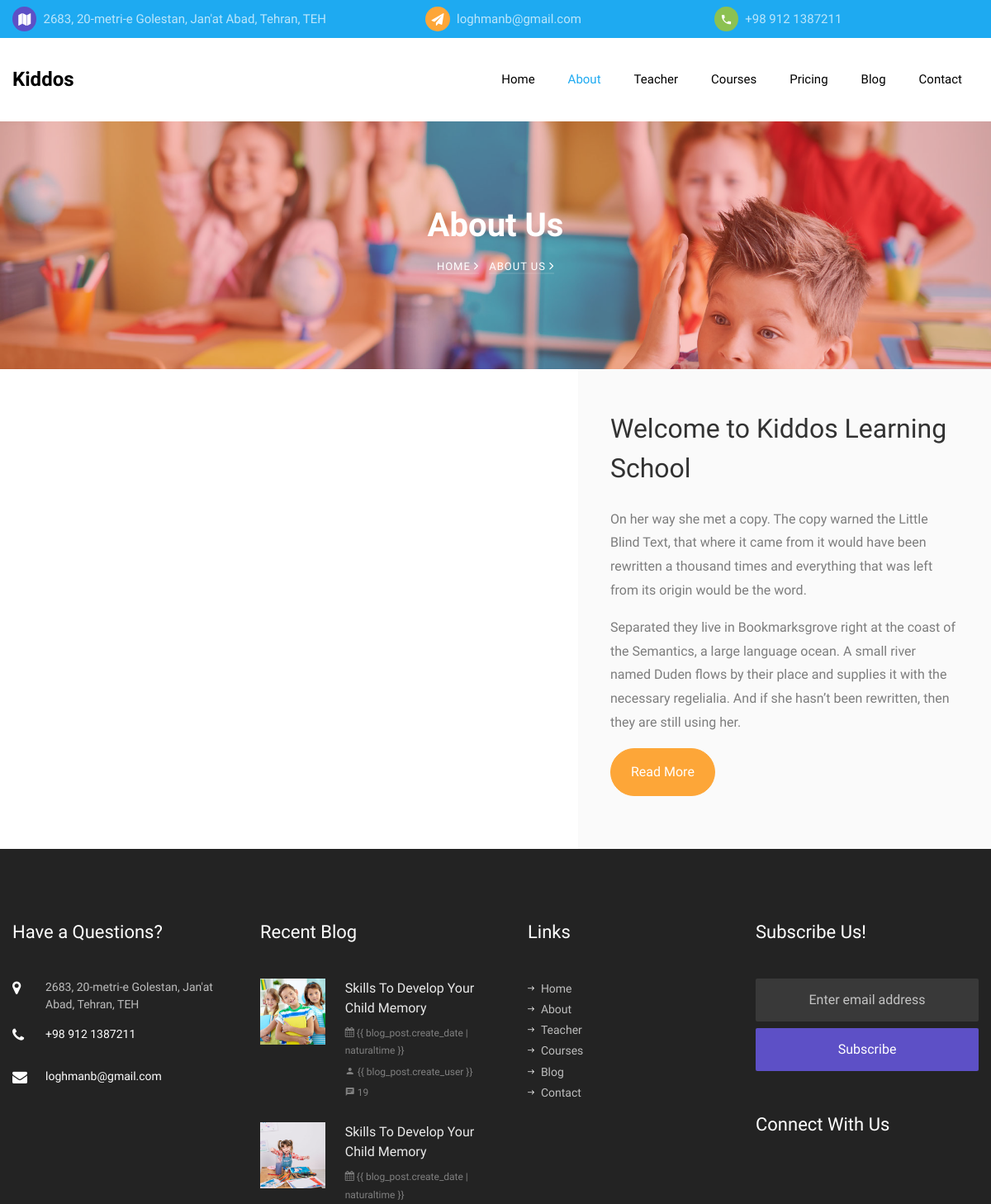
Before: /about (upper part) with the older database file.
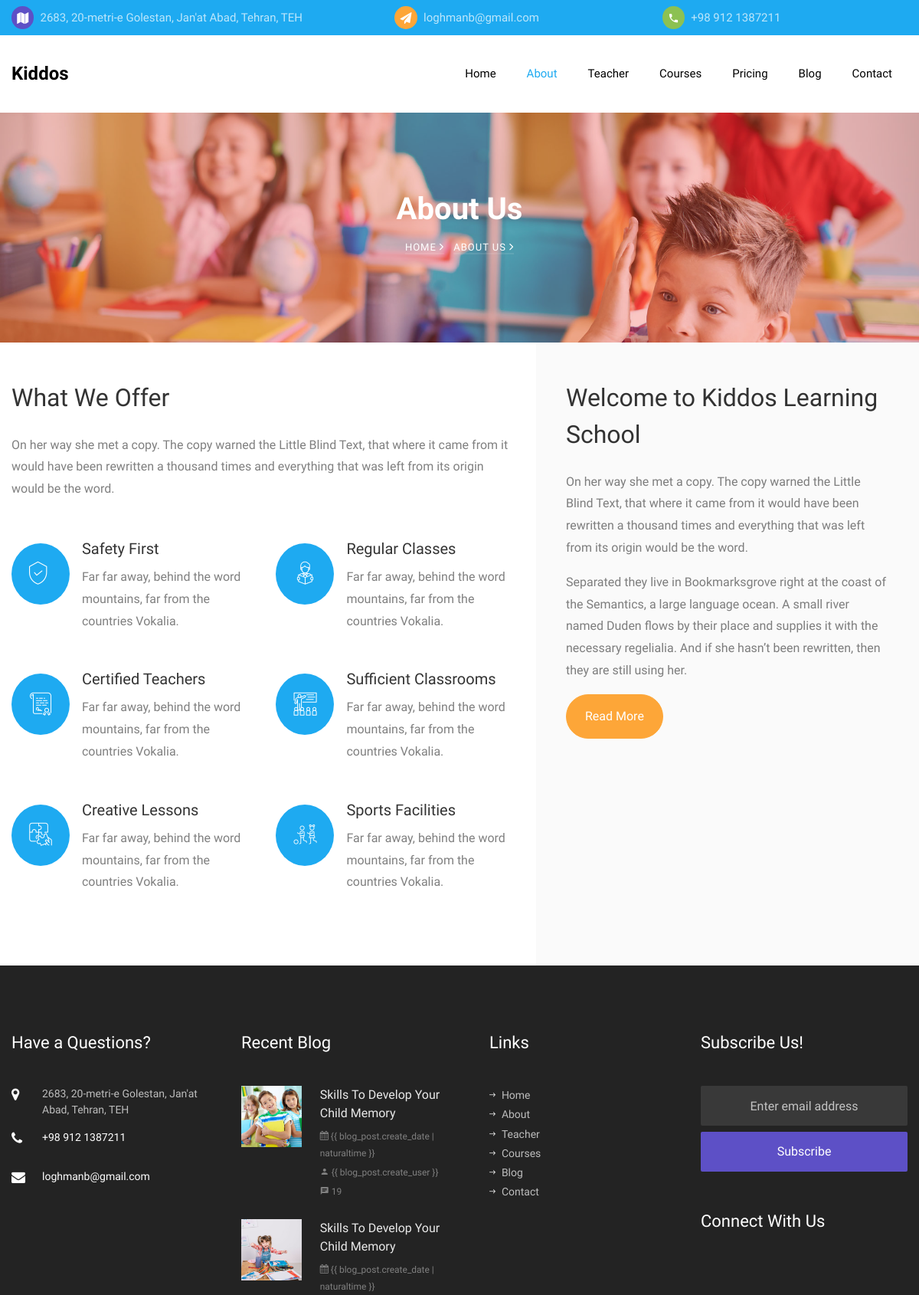
After: the same page with the newer database file.
### pages/models.py (models this page shows, shortened)
class Setting(models.Model):
    class Meta:
        db_table = 'kiddos_settings'
    name = models.CharField('Name', primary_key=True,
                            max_length=50, blank=False, null=False)
    value = models.TextField('Value', blank=True, null=True)

class BlogPost(models.Model):
    class Meta:
        db_table = 'kiddos_blog_post'
    title = models.CharField('Title', max_length=128, blank=False, null=False)
    short_desc = models.CharField('Short Description', max_length=256)
    body = models.TextField('Body')
    tags = models.CharField(_('Tags'), max_length=128,
                            blank=True, null=False, default='')
    image = models.ImageField('Image', upload_to='images/%Y/%m/%d/')
    is_published = models.BooleanField(_('Is published!'), default=True)
    create_date = models.DateTimeField(verbose_name=_('Creation Date'),
                                       default=datetime.now, blank=True)
    create_user = models.ForeignKey(
        settings.AUTH_USER_MODEL,
        on_delete=models.CASCADE,
        related_name='+',
        blank=True,
        null=True,
        verbose_name=_('Created by'),
    )

### pages/views.py (the view)
# urls.py: path('about', views.about, name='about'),
def about(request):
    return render(request, 'pages/about.html')

### pages/views.py (called while the page is built)
def render(request, template, data=None):
    if data is None:
        data = {}
    data.update(services.get_website_settings())
    return _render(request, template, data)

### templates/pages/about.html
{% extends 'base.html' %}
{% load static %}
{% load humanize %}
{% block content %}
<section class="hero-wrap hero-wrap-2" style="background-image: url('{% static 'images/bg_2.jpg' %}');">
    <div class="overlay"></div>
    <div class="container">
        <div class="row no-gutters slider-text align-items-center justify-content-center">
            <div class="col-md-9 ftco-animate text-center">
                <h1 class="mb-2 bread">About Us</h1>
                <p class="breadcrumbs"><span class="mr-2"><a href="{% url 'index' %}">Home <i
                                class="ion-ios-arrow-forward"></i></a></span> <span>About us <i
                            class="ion-ios-arrow-forward"></i></span></p>
            </div>
        </div>
    </div>
</section>
<section class="ftco-section ftco-no-pt ftc-no-pb">
    <div class="container">
        <div class="row">
            <div class="col-md-5 order-md-last wrap-about py-5 wrap-about bg-light">
                <div class="text px-4 ftco-animate">
                    <h2 class="mb-4">Welcome to Kiddos Learning School</h2>
                    <p>On her way she met a copy. The copy warned the Little Blind Text, that where it came from it
                        would have been rewritten a thousand times and everything that was left from its origin would be
                        the word.</p>
                    <p>Separated they live in Bookmarksgrove right at the coast of the Semantics, a large language
                        ocean. A small river named Duden flows by their place and supplies it with the necessary
                        regelialia. And if she hasn’t been rewritten, then they are still using her.</p>
                    <p><a href="#" class="btn btn-secondary px-4 py-3">Read More</a></p>
                </div>
            </div>
            <div class="col-md-7 wrap-about py-5 pr-md-4 ftco-animate">{{ settings_about_page | safe }}</div>
        </div>
    </div>
</section>
{% endblock %}

### templates/base.html (shortened to what this page needs)
{% load static %}
<!DOCTYPE html>
<html lang="en">
<head>
    <link rel="stylesheet" href="{% static 'css/open-iconic-bootstrap.min.css' %}">
    <link rel="stylesheet" href="{% static 'css/animate.css' %}">
    <link rel="stylesheet" href="{% static 'css/owl.carousel.min.css' %}">
    <link rel="stylesheet" href="{% static 'css/owl.theme.default.min.css' %}">
    <link rel="stylesheet" href="{% static 'css/magnific-popup.css' %}">
    <link rel="stylesheet" href="{% static 'css/aos.css' %}">
    <link rel="stylesheet" href="{% static 'css/ionicons.min.css' %}">
    <link rel="stylesheet" href="{% static 'css/flaticon.css' %}">
    <link rel="stylesheet" href="{% static 'css/icomoon.css' %}">
    <link rel="stylesheet" href="{%  static 'css/style.css' %}">
</head>
<body>
    {% include 'partials/_topbar.html' %}
    {% include 'partials/_navbar.html' %}
    {% block content %}
    {% endblock %}
    {% include 'partials/_footer.html'%}
</body>
</html>

### templates/partials/_topbar.html
<div class="py-2 bg-primary">
    <div class="container">
        <div class="row no-gutters d-flex align-items-start align-items-center px-3 px-md-0">
            <div class="col-lg-12 d-block">
                <div class="row d-flex">
                    <div class="col-md-5 pr-4 d-flex topper align-items-center">
                        <div class="icon bg-fifth mr-2 d-flex justify-content-center align-items-center"><span
                                class="icon-map"></span></div>
                        <span class="text">{{ settings_address }}</span>
                    </div>
                    <div class="col-md pr-4 d-flex topper align-items-center">
                        <div class="icon bg-secondary mr-2 d-flex justify-content-center align-items-center"><span
                                class="icon-paper-plane"></span></div>
                        <a href="mailto:{{ settings_email }}"><span class="text">{{ settings_email }}</span></a>
                    </div>
                    <div class="col-md pr-4 d-flex topper align-items-center">
                        <div class="icon bg-tertiary mr-2 d-flex justify-content-center align-items-center"><span
                                class="icon-phone2"></span></div>
                        <span class="text">{{ settings_phone_no }}</span>
                    </div>
                </div>
            </div>
        </div>
    </div>
</div>

### templates/partials/_navbar.html (shortened to what this page needs)
<nav class="navbar navbar-expand-lg navbar-dark bg-dark ftco_navbar ftco-navbar-light" id="ftco-navbar">
    <div class="container d-flex align-items-center">
        <a class="navbar-brand" href="{% url 'index' %}">Kiddos</a>
        <div class="collapse navbar-collapse" id="ftco-nav">
            <ul class="navbar-nav ml-auto">
                <li {% if '/' == request.path %}
                        class="nav-item active"
                    {% else %}
                        class="nav-item"
                    {% endif %}><a href="{% url 'index' %}" class="nav-link pl-0">Home</a></li>
                <li {% if '/about' == request.path %}
                        class="nav-item active"
                    {% else %}
                        class="nav-item"
                    {% endif %}><a href="{% url 'about' %}" class="nav-link">About</a></li>
                <li {% if '/teacher' == request.path %}
                        class="nav-item active"
                    {% else %}
                        class="nav-item"
                    {% endif %}><a href="{% url 'teacher' %}" class="nav-link">Teacher</a></li>
                <li {% if '/courses' == request.path %}
                        class="nav-item active"
                    {% else %}
                        class="nav-item"
                    {% endif %}><a href="{% url 'courses' %}" class="nav-link">Courses</a></li>
                <li {% if '/pricing' == request.path %}
                        class="nav-item active"
                    {% else %}
                        class="nav-item"
                    {% endif %}><a href="{% url 'pricing' %}" class="nav-link">Pricing</a></li>
                <li {% if '/blog' == request.path %}
                        class="nav-item active"
                    {% else %}
                        class="nav-item"
                    {% endif %}><a href="{% url 'blog' %}" class="nav-link">Blog</a></li>
                <li {% if '/contact' == request.path %}
                        class="nav-item active"
                    {% else %}
                        class="nav-item"
                    {% endif %}><a href="{% url 'contact' %}" class="nav-link">Contact</a></li>
            </ul>
        </div>
    </div>
</nav>

### templates/partials/_footer.html (shortened to what this page needs)
{% load humanize %}
<footer class="ftco-footer ftco-bg-dark ftco-section">
  <div class="container">
    <div class="row mb-5">
      <div class="col-md-6 col-lg-3">
        <div class="ftco-footer-widget mb-5">
          <h2 class="ftco-heading-2">Have a Questions?</h2>
          <div class="block-23 mb-3">
            <ul>
              <li>
                <span class="icon icon-map-marker"></span
                ><span class="text">{{ settings_address }}</span>
              </li>
              <li>
                <a href="#"
                  ><span class="icon icon-phone"></span
                  ><span class="text">{{ settings_phone_no }}</span></a
                >
              </li>
              <li>
                <a href="#"
                  ><span class="icon icon-envelope"></span
                  ><span class="text">{{ settings_email }}</span></a
                >
              </li>
            </ul>
          </div>
        </div>
      </div>
      <div class="col-md-6 col-lg-3">
        <div class="ftco-footer-widget mb-5">
          <h2 class="ftco-heading-2">Recent Blog</h2>
          {% if latest_blog_posts %} {% for blog_post in latest_blog_posts %}
          <div class="block-21 mb-4 d-flex">
            <a
              href="{% url 'blog-single' blog_post.id %}"
              class="blog-img mr-4"
              style="background-image: url('{{ blog_post.image.url }}');"
            ></a>
            <div class="text">
              <h3 class="heading"><a href="#">{{ blog_post.title }}</a></h3>
              <div class="meta">
                <div>
                  <a href="#">
                    <span class="icon-calendar"></span> {{ blog_post.create_date
                    | naturaltime }}</a
                  >
                </div>
                <div>
                  <a href="#"
                    ><span class="icon-person"></span> {{ blog_post.create_user
                    }}</a
                  >
                </div>
                <div>
                  <a href="#"><span class="icon-chat"></span> 19</a>
                </div>
              </div>
            </div>
          </div>
          {% endfor %} {% else %}
          <h3>No recent post found!</h3>
          {% endif %}
        </div>
      </div>
      <div class="col-md-6 col-lg-3">
        <div class="ftco-footer-widget mb-5 ml-md-4">
          <h2 class="ftco-heading-2">Links</h2>
          <ul class="list-unstyled">
            <li>
              <a href="{% url 'index' %}"
                ><span class="ion-ios-arrow-round-forward mr-2"></span>Home</a
              >
            </li>
            <li>
              <a href="{% url 'about' %}"
                ><span class="ion-ios-arrow-round-forward mr-2"></span>About</a
              >
            </li>
            <li>
              <a href="{% url 'teacher' %}"
                ><span class="ion-ios-arrow-round-forward mr-2"></span
                >Teacher</a
              >
            </li>
            <li>
              <a href="{% url 'courses' %}"
                ><span class="ion-ios-arrow-round-forward mr-2"></span
                >Courses</a
              >
            </li>
            <li>
              <a href="{% url 'blog' %}"
                ><span class="ion-ios-arrow-round-forward mr-2"></span>Blog</a
              >
            </li>
            <li>
              <a href="{% url 'contact' %}"
                ><span class="ion-ios-arrow-round-forward mr-2"></span
                >Contact</a
              >
            </li>
          </ul>
        </div>
      </div>
      <div class="col-md-6 col-lg-3">
        <div class="ftco-footer-widget mb-5">
          <h2 class="ftco-heading-2">Subscribe Us!</h2>
          <form action="#" class="subscribe-form">
            <div class="form-group">
              <input
                type="text"
                class="form-control mb-2 text-center"
                placeholder="Enter email address"
              />
              <input
                type="submit"
                value="Subscribe"
                class="form-control submit px-3"
              />
            </div>
          </form>
        </div>
        <div class="ftco-footer-widget mb-5">
          <h2 class="ftco-heading-2 mb-0">Connect With Us</h2>
          <ul
            class="ftco-footer-social list-unstyled float-md-left float-lft mt-3"
          >
          </ul>
        </div>
      </div>
    </div>
  </div>
</footer>

### kiddos/static/css/icomoon.css (style rules this page uses)
[class^="icon-"], [class*=" icon-"] { font-family: 'icomoon' !important; speak: none; font-style: normal; font-weight: normal; font-variant: normal; text-transform: none; line-height: 1; -webkit-font-smoothing: antialiased; -moz-osx-font-smoothing: grayscale; }
.icon-map-marker:before { content: "\f041"; }
.icon-calendar:before { content: "\f073"; }
.icon-phone:before { content: "\f095"; }
.icon-envelope:before { content: "\f0e0"; }
.icon-paper-plane:before { content: "\f1d8"; }
.icon-map:before { content: "\f279"; }
.icon-phone2:before { content: "\e0cd"; }
.icon-chat:before { content: "\e0b7"; }
.icon-person:before { content: "\e7fd"; }

Changed rows visible on the page:
added Setting: value "What We Offer On her way she met a copy. The copy warned the Little Blind Text, that where it came from it would have been rewritten a thousand times and everything that was left from its origin would be the word. Safety First Far far away, behind the word mountains, far from the countries Vokalia. Regular Classes Far far away, behind the word mountains, far from the countries Vokalia. Certified Teachers Far far away, behind the word mountains, far from the countries Vokalia. Sufficient Classrooms Far far away, behind the word mountains, far from the countries Vokalia. Creative Lessons Far far away, behind the word mountains, far from the countries Vokalia. Sports Facilities Far far away,…"
